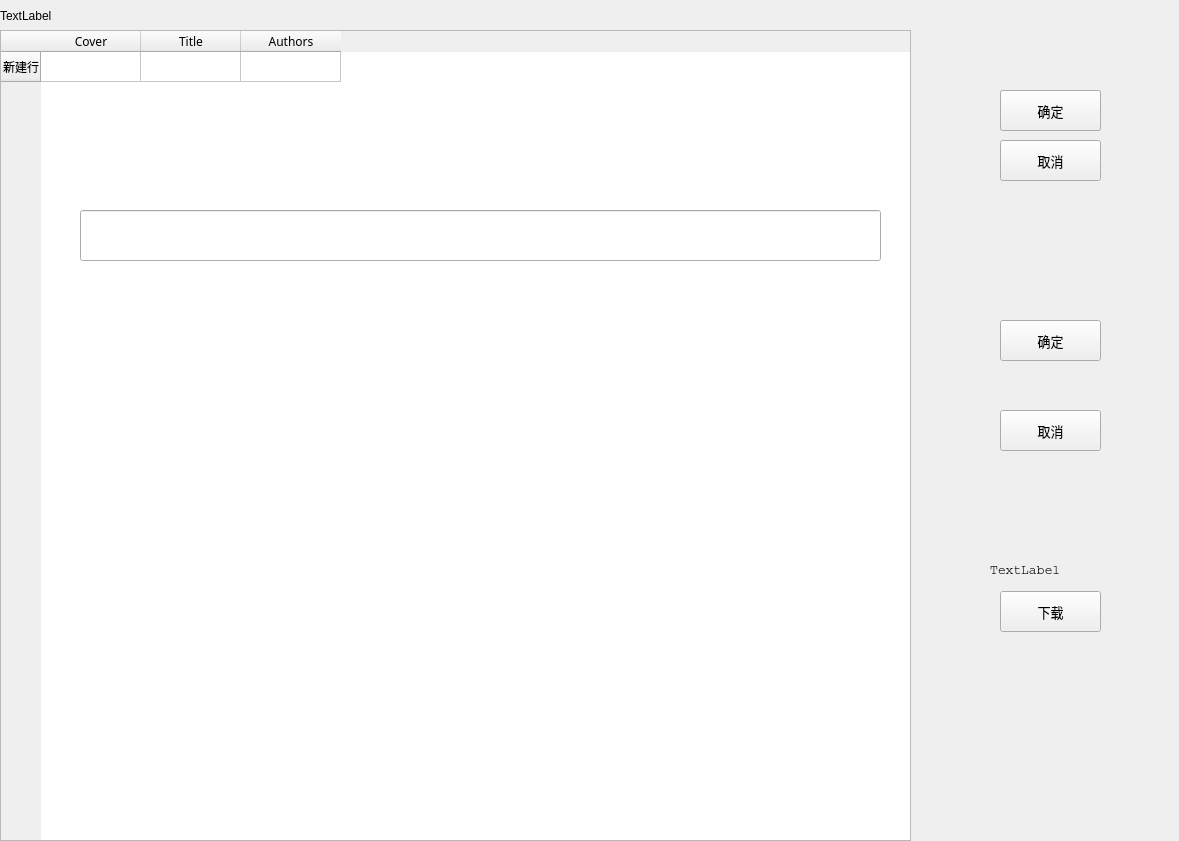
<?xml version="1.0" encoding="UTF-8"?>
<ui version="4.0">
 <class>book_page</class>
 <widget class="QWidget" name="book_page">
  <property name="geometry">
   <rect>
    <x>0</x>
    <y>0</y>
    <width>1179</width>
    <height>841</height>
   </rect>
  </property>
  <property name="windowTitle">
   <string>Form</string>
  </property>
  <widget class="QTableWidget" name="tableWidget">
   <property name="geometry">
    <rect>
     <x>0</x>
     <y>30</y>
     <width>911</width>
     <height>811</height>
    </rect>
   </property>
   <property name="font">
    <font>
     <family>微软雅黑</family>
    </font>
   </property>
   <row>
    <property name="text">
     <string>新建行</string>
    </property>
   </row>
   <column>
    <property name="text">
     <string>Cover</string>
    </property>
   </column>
   <column>
    <property name="text">
     <string>Title</string>
    </property>
   </column>
   <column>
    <property name="text">
     <string>Authors</string>
    </property>
   </column>
  </widget>
  <widget class="QLabel" name="label">
   <property name="geometry">
    <rect>
     <x>0</x>
     <y>0</y>
     <width>911</width>
     <height>31</height>
    </rect>
   </property>
   <property name="text">
    <string>TextLabel</string>
   </property>
   <property name="textFormat">
    <enum>Qt::PlainText</enum>
   </property>
  </widget>
  <widget class="QLabel" name="coverlabel">
   <property name="geometry">
    <rect>
     <x>955</x>
     <y>220</y>
     <width>191</width>
     <height>281</height>
    </rect>
   </property>
   <property name="text">
    <string/>
   </property>
  </widget>
  <widget class="QPushButton" name="btn_download">
   <property name="geometry">
    <rect>
     <x>1000</x>
     <y>591</y>
     <width>101</width>
     <height>41</height>
    </rect>
   </property>
   <property name="font">
    <font>
     <family>微软雅黑</family>
     <pointsize>10</pointsize>
    </font>
   </property>
   <property name="text">
    <string>下载</string>
   </property>
  </widget>
  <widget class="QPushButton" name="btn_agree">
   <property name="geometry">
    <rect>
     <x>1000</x>
     <y>320</y>
     <width>101</width>
     <height>41</height>
    </rect>
   </property>
   <property name="font">
    <font>
     <family>微软雅黑</family>
     <pointsize>10</pointsize>
    </font>
   </property>
   <property name="text">
    <string>确定</string>
   </property>
  </widget>
  <widget class="QPushButton" name="btn_disagree">
   <property name="geometry">
    <rect>
     <x>1000</x>
     <y>410</y>
     <width>101</width>
     <height>41</height>
    </rect>
   </property>
   <property name="font">
    <font>
     <family>微软雅黑</family>
     <pointsize>10</pointsize>
    </font>
   </property>
   <property name="text">
    <string>取消</string>
   </property>
  </widget>
  <widget class="QLabel" name="lab_proval">
   <property name="geometry">
    <rect>
     <x>990</x>
     <y>560</y>
     <width>131</width>
     <height>20</height>
    </rect>
   </property>
   <property name="font">
    <font>
     <family>Courier</family>
     <pointsize>10</pointsize>
    </font>
   </property>
   <property name="text">
    <string>TextLabel</string>
   </property>
  </widget>
  <widget class="QPushButton" name="btn_hash">
   <property name="geometry">
    <rect>
     <x>1000</x>
     <y>90</y>
     <width>101</width>
     <height>41</height>
    </rect>
   </property>
   <property name="font">
    <font>
     <family>微软雅黑</family>
     <pointsize>10</pointsize>
    </font>
   </property>
   <property name="text">
    <string>查找</string>
   </property>
  </widget>
  <widget class="QPushButton" name="btn_back">
   <property name="geometry">
    <rect>
     <x>1000</x>
     <y>140</y>
     <width>101</width>
     <height>41</height>
    </rect>
   </property>
   <property name="font">
    <font>
     <family>微软雅黑</family>
     <pointsize>10</pointsize>
    </font>
   </property>
   <property name="text">
    <string>取消</string>
   </property>
  </widget>
  <widget class="QLineEdit" name="lineEdit">
   <property name="geometry">
    <rect>
     <x>80</x>
     <y>210</y>
     <width>801</width>
     <height>51</height>
    </rect>
   </property>
   <property name="font">
    <font>
     <family>等线</family>
     <pointsize>14</pointsize>
    </font>
   </property>
   <property name="cursor">
    <cursorShape>IBeamCursor</cursorShape>
   </property>
   <property name="text">
    <string/>
   </property>
  </widget>
  <widget class="QPushButton" name="btn_hashagree">
   <property name="geometry">
    <rect>
     <x>1000</x>
     <y>90</y>
     <width>101</width>
     <height>41</height>
    </rect>
   </property>
   <property name="font">
    <font>
     <family>微软雅黑</family>
     <pointsize>10</pointsize>
    </font>
   </property>
   <property name="text">
    <string>确定</string>
   </property>
  </widget>
 </widget>
 <resources/>
 <connections/>
</ui>
